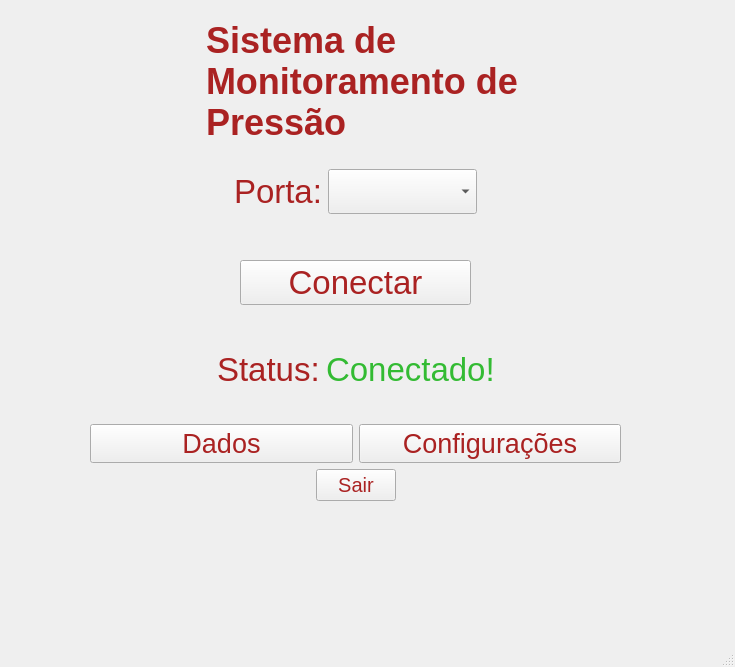
<?xml version="1.0" encoding="UTF-8"?>
<ui version="4.0">
 <class>TelaPrincipal</class>
 <widget class="QMainWindow" name="TelaPrincipal">
  <property name="geometry">
   <rect>
    <x>0</x>
    <y>0</y>
    <width>735</width>
    <height>667</height>
   </rect>
  </property>
  <property name="windowTitle">
   <string>SMP</string>
  </property>
  <widget class="QWidget" name="centralwidget">
   <widget class="QLabel" name="AdaLabel">
    <property name="geometry">
     <rect>
      <x>20</x>
      <y>520</y>
      <width>311</width>
      <height>91</height>
     </rect>
    </property>
    <property name="minimumSize">
     <size>
      <width>100</width>
      <height>29</height>
     </size>
    </property>
    <property name="maximumSize">
     <size>
      <width>311</width>
      <height>91</height>
     </size>
    </property>
    <property name="styleSheet">
     <string notr="true"/>
    </property>
    <property name="text">
     <string/>
    </property>
    <property name="pixmap">
     <pixmap resource="imgs.qrc">:/:/Imgs/Imgs/logo_ada.png</pixmap>
    </property>
    <property name="scaledContents">
     <bool>true</bool>
    </property>
   </widget>
   <widget class="QWidget" name="verticalLayoutWidget_3">
    <property name="geometry">
     <rect>
      <x>90</x>
      <y>20</y>
      <width>531</width>
      <height>481</height>
     </rect>
    </property>
    <layout class="QVBoxLayout" name="verticalLayout_3">
     <item>
      <layout class="QHBoxLayout" name="TituloLayout">
       <item>
        <widget class="QLabel" name="SMPLabel">
         <property name="maximumSize">
          <size>
           <width>175</width>
           <height>181</height>
          </size>
         </property>
         <property name="text">
          <string/>
         </property>
         <property name="pixmap">
          <pixmap resource="imgs.qrc">:/:/Imgs/Imgs/logo.png</pixmap>
         </property>
         <property name="scaledContents">
          <bool>true</bool>
         </property>
        </widget>
       </item>
       <item>
        <spacer name="horizontalSpacer_9">
         <property name="orientation">
          <enum>Qt::Horizontal</enum>
         </property>
         <property name="sizeHint" stdset="0">
          <size>
           <width>40</width>
           <height>20</height>
          </size>
         </property>
        </spacer>
       </item>
       <item>
        <widget class="QLabel" name="TituloLabel">
         <property name="font">
          <font>
           <pointsize>27</pointsize>
           <weight>75</weight>
           <bold>true</bold>
          </font>
         </property>
         <property name="mouseTracking">
          <bool>false</bool>
         </property>
         <property name="acceptDrops">
          <bool>false</bool>
         </property>
         <property name="styleSheet">
          <string notr="true">color: #A22</string>
         </property>
         <property name="text">
          <string>Sistema de Monitoramento de Pressão</string>
         </property>
         <property name="textFormat">
          <enum>Qt::AutoText</enum>
         </property>
         <property name="scaledContents">
          <bool>false</bool>
         </property>
         <property name="alignment">
          <set>Qt::AlignLeading|Qt::AlignLeft|Qt::AlignVCenter</set>
         </property>
         <property name="wordWrap">
          <bool>true</bool>
         </property>
        </widget>
       </item>
       <item>
        <spacer name="horizontalSpacer_10">
         <property name="orientation">
          <enum>Qt::Horizontal</enum>
         </property>
         <property name="sizeHint" stdset="0">
          <size>
           <width>40</width>
           <height>20</height>
          </size>
         </property>
        </spacer>
       </item>
      </layout>
     </item>
     <item>
      <spacer name="verticalSpacer_3">
       <property name="orientation">
        <enum>Qt::Vertical</enum>
       </property>
       <property name="sizeHint" stdset="0">
        <size>
         <width>20</width>
         <height>40</height>
        </size>
       </property>
      </spacer>
     </item>
     <item>
      <layout class="QVBoxLayout" name="ConexaoLayout">
       <item>
        <layout class="QHBoxLayout" name="PortaLayout">
         <item>
          <spacer name="horizontalSpacer_7">
           <property name="orientation">
            <enum>Qt::Horizontal</enum>
           </property>
           <property name="sizeHint" stdset="0">
            <size>
             <width>40</width>
             <height>20</height>
            </size>
           </property>
          </spacer>
         </item>
         <item>
          <widget class="QLabel" name="PortaLabel">
           <property name="font">
            <font>
             <pointsize>25</pointsize>
            </font>
           </property>
           <property name="mouseTracking">
            <bool>false</bool>
           </property>
           <property name="acceptDrops">
            <bool>false</bool>
           </property>
           <property name="styleSheet">
            <string notr="true">color: #A22</string>
           </property>
           <property name="text">
            <string>Porta:</string>
           </property>
           <property name="textFormat">
            <enum>Qt::AutoText</enum>
           </property>
           <property name="scaledContents">
            <bool>false</bool>
           </property>
           <property name="wordWrap">
            <bool>true</bool>
           </property>
          </widget>
         </item>
         <item>
          <widget class="QComboBox" name="PortasComboBox">
           <property name="font">
            <font>
             <pointsize>25</pointsize>
            </font>
           </property>
          </widget>
         </item>
         <item>
          <spacer name="horizontalSpacer_8">
           <property name="orientation">
            <enum>Qt::Horizontal</enum>
           </property>
           <property name="sizeHint" stdset="0">
            <size>
             <width>40</width>
             <height>20</height>
            </size>
           </property>
          </spacer>
         </item>
        </layout>
       </item>
       <item>
        <spacer name="verticalSpacer">
         <property name="orientation">
          <enum>Qt::Vertical</enum>
         </property>
         <property name="sizeHint" stdset="0">
          <size>
           <width>20</width>
           <height>40</height>
          </size>
         </property>
        </spacer>
       </item>
       <item>
        <layout class="QHBoxLayout" name="ConectarLayout">
         <property name="leftMargin">
          <number>150</number>
         </property>
         <property name="rightMargin">
          <number>150</number>
         </property>
         <item>
          <widget class="QPushButton" name="ConectarButton">
           <property name="sizePolicy">
            <sizepolicy hsizetype="Preferred" vsizetype="Fixed">
             <horstretch>0</horstretch>
             <verstretch>0</verstretch>
            </sizepolicy>
           </property>
           <property name="font">
            <font>
             <pointsize>25</pointsize>
            </font>
           </property>
           <property name="styleSheet">
            <string notr="true">color:#A22</string>
           </property>
           <property name="text">
            <string>Conectar</string>
           </property>
          </widget>
         </item>
        </layout>
       </item>
       <item>
        <spacer name="verticalSpacer_2">
         <property name="orientation">
          <enum>Qt::Vertical</enum>
         </property>
         <property name="sizeHint" stdset="0">
          <size>
           <width>20</width>
           <height>40</height>
          </size>
         </property>
        </spacer>
       </item>
       <item>
        <layout class="QHBoxLayout" name="StatusLayout">
         <item>
          <spacer name="horizontalSpacer_3">
           <property name="orientation">
            <enum>Qt::Horizontal</enum>
           </property>
           <property name="sizeHint" stdset="0">
            <size>
             <width>40</width>
             <height>20</height>
            </size>
           </property>
          </spacer>
         </item>
         <item>
          <widget class="QLabel" name="StatusTxtLabel">
           <property name="font">
            <font>
             <pointsize>25</pointsize>
            </font>
           </property>
           <property name="mouseTracking">
            <bool>false</bool>
           </property>
           <property name="acceptDrops">
            <bool>false</bool>
           </property>
           <property name="styleSheet">
            <string notr="true">color: #A22</string>
           </property>
           <property name="text">
            <string>Status:</string>
           </property>
           <property name="textFormat">
            <enum>Qt::AutoText</enum>
           </property>
           <property name="scaledContents">
            <bool>false</bool>
           </property>
           <property name="wordWrap">
            <bool>true</bool>
           </property>
          </widget>
         </item>
         <item>
          <widget class="QLabel" name="StatusLabel">
           <property name="font">
            <font>
             <pointsize>25</pointsize>
            </font>
           </property>
           <property name="mouseTracking">
            <bool>false</bool>
           </property>
           <property name="acceptDrops">
            <bool>false</bool>
           </property>
           <property name="styleSheet">
            <string notr="true">color: #3B3</string>
           </property>
           <property name="text">
            <string>Conectado!</string>
           </property>
           <property name="textFormat">
            <enum>Qt::AutoText</enum>
           </property>
           <property name="scaledContents">
            <bool>false</bool>
           </property>
           <property name="wordWrap">
            <bool>true</bool>
           </property>
          </widget>
         </item>
         <item>
          <spacer name="horizontalSpacer_4">
           <property name="orientation">
            <enum>Qt::Horizontal</enum>
           </property>
           <property name="sizeHint" stdset="0">
            <size>
             <width>40</width>
             <height>20</height>
            </size>
           </property>
          </spacer>
         </item>
        </layout>
       </item>
      </layout>
     </item>
     <item>
      <layout class="QVBoxLayout" name="OpcoesLayout">
       <property name="leftMargin">
        <number>0</number>
       </property>
       <property name="topMargin">
        <number>10</number>
       </property>
       <property name="rightMargin">
        <number>0</number>
       </property>
       <property name="bottomMargin">
        <number>0</number>
       </property>
       <item>
        <spacer name="verticalSpacer_4">
         <property name="orientation">
          <enum>Qt::Vertical</enum>
         </property>
         <property name="sizeHint" stdset="0">
          <size>
           <width>20</width>
           <height>40</height>
          </size>
         </property>
        </spacer>
       </item>
       <item>
        <layout class="QHBoxLayout" name="BotoesLayout">
         <item>
          <widget class="QPushButton" name="DadosButton">
           <property name="font">
            <font>
             <pointsize>20</pointsize>
            </font>
           </property>
           <property name="styleSheet">
            <string notr="true">color:#A22</string>
           </property>
           <property name="text">
            <string>Dados</string>
           </property>
          </widget>
         </item>
         <item>
          <widget class="QPushButton" name="ConfigButton">
           <property name="font">
            <font>
             <pointsize>20</pointsize>
            </font>
           </property>
           <property name="styleSheet">
            <string notr="true">color:#A22</string>
           </property>
           <property name="text">
            <string>Configurações</string>
           </property>
          </widget>
         </item>
        </layout>
       </item>
       <item>
        <layout class="QHBoxLayout" name="SairLayout">
         <item>
          <spacer name="horizontalSpacer_2">
           <property name="orientation">
            <enum>Qt::Horizontal</enum>
           </property>
           <property name="sizeHint" stdset="0">
            <size>
             <width>40</width>
             <height>20</height>
            </size>
           </property>
          </spacer>
         </item>
         <item>
          <widget class="QPushButton" name="SairButton">
           <property name="font">
            <font>
             <pointsize>15</pointsize>
            </font>
           </property>
           <property name="styleSheet">
            <string notr="true">color:#A22</string>
           </property>
           <property name="text">
            <string>Sair</string>
           </property>
          </widget>
         </item>
         <item>
          <spacer name="horizontalSpacer">
           <property name="orientation">
            <enum>Qt::Horizontal</enum>
           </property>
           <property name="sizeHint" stdset="0">
            <size>
             <width>40</width>
             <height>20</height>
            </size>
           </property>
          </spacer>
         </item>
        </layout>
       </item>
      </layout>
     </item>
    </layout>
   </widget>
  </widget>
  <widget class="QMenuBar" name="menubar">
   <property name="geometry">
    <rect>
     <x>0</x>
     <y>0</y>
     <width>735</width>
     <height>21</height>
    </rect>
   </property>
  </widget>
  <widget class="QStatusBar" name="statusbar"/>
 </widget>
 <resources>
  <include location="imgs.qrc"/>
 </resources>
 <connections/>
</ui>
